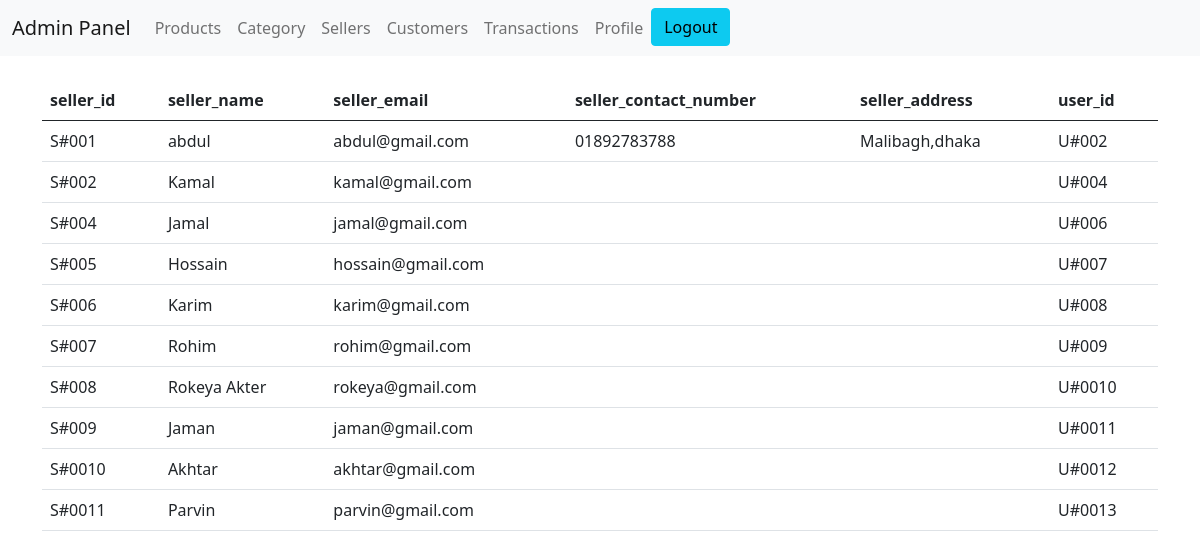
The app's page /admin/admin_seller.php with its own data.
### tables this page shows
CREATE TABLE `seller` (
  `id` int(11) NOT NULL,
  `seller_id` varchar(255) NOT NULL,
  `seller_name` varchar(70) NOT NULL,
  `seller_contact_number` varchar(70) DEFAULT NULL,
  `seller_address` varchar(70) DEFAULT NULL,
  `user_id` varchar(255) DEFAULT NULL
);

### includes/function_inc.php (called while the page is built, shortened)
<?php
function  getSellerByAdmin($conn)
{
    $sql = "SELECT id,seller_id, seller_name, seller_contact_number, seller_address,user_id
    FROM seller
    ORDER BY id ASC";
    $result = mysqli_query($conn, $sql);
    $sellerInfo = array();
    if ($result->num_rows > 0) {
        while ($row = mysqli_fetch_assoc($result)) {
            $seller = array('seller_id' => $row['seller_id'], 'seller_name' => $row['seller_name'], 'seller_contact_number' => $row['seller_contact_number'], 'seller_address' => $row['seller_address'], 'user_id' => $row['user_id'], 'seller_email' => "");
            array_push($sellerInfo, $seller);
        }
    }
    $sql = "SELECT id, user_id,user_email
    FROM users
    WHERE user_role='seller'
    ORDER BY id ASC";
    $res = mysqli_query($conn, $sql);
    $i = 0;
    if ($res->num_rows > 0) {
        while ($row = mysqli_fetch_assoc($res)) {
            $sellerInfo[$i]['seller_email'] = $row['user_email'];
            $i++;
        }
    }
    return $sellerInfo;
}

### admin/admin_seller.php (the view)
<?php
include_once './admin_header.php';
include_once '../includes/dbh_inc.php';
include_once '../includes/function_inc.php';
$sellerInfo = getSellerByAdmin($conn);
?>
<div class="admin_seller container">
  <br>
  <table class="table">
    <thead>
      <tr>
        <th>seller_id </th>
        <th>seller_name </th>
        <th>seller_email</th>
        <th>seller_contact_number</th>
        <th>seller_address </th>
        <th>user_id</th>
      </tr>
    </thead>
    <tbody>
      <?php foreach ($sellerInfo as $seller) { ?>
        <tr>
          <td><?php echo $seller['seller_id'] ?></td>
          <td><?php echo $seller['seller_name'] ?></td>
          <td><?php echo $seller['seller_email'] ?></td>
          <td><?php echo $seller['seller_contact_number'] ?></td>
          <td><?php echo $seller['seller_address'] ?></td>
          <td><?php echo $seller['user_id'] ?></td>
        </tr>
      <?php } ?>
    </tbody>
  </table>
</div>
<?php
include_once './admin_footer.php';
?>

### records on screen
seller: seller_id "S#001", seller_name "abdul", seller_email "abdul@gmail.com", seller_contact_number "01892783788", seller_address "Malibagh,dhaka", user "U#002"
seller: seller_id "S#002", seller_name "Kamal", seller_email "kamal@gmail.com", user "U#004"
seller: seller_id "S#004", seller_name "Jamal", seller_email "jamal@gmail.com", user "U#006"
seller: seller_id "S#005", seller_name "Hossain", seller_email "hossain@gmail.com", user "U#007"
seller: seller_id "S#006", seller_name "Karim", seller_email "karim@gmail.com", user "U#008"
seller: seller_id "S#007", seller_name "Rohim", seller_email "rohim@gmail.com", user "U#009"
seller: seller_id "S#008", seller_name "Rokeya Akter", seller_email "rokeya@gmail.com", user "U#0010"
seller: seller_id "S#009", seller_name "Jaman", seller_email "jaman@gmail.com", user "U#0011"
seller: seller_id "S#0010", seller_name "Akhtar", seller_email "akhtar@gmail.com", user "U#0012"
seller: seller_id "S#0011", seller_name "Parvin", seller_email "parvin@gmail.com", user "U#0013"
